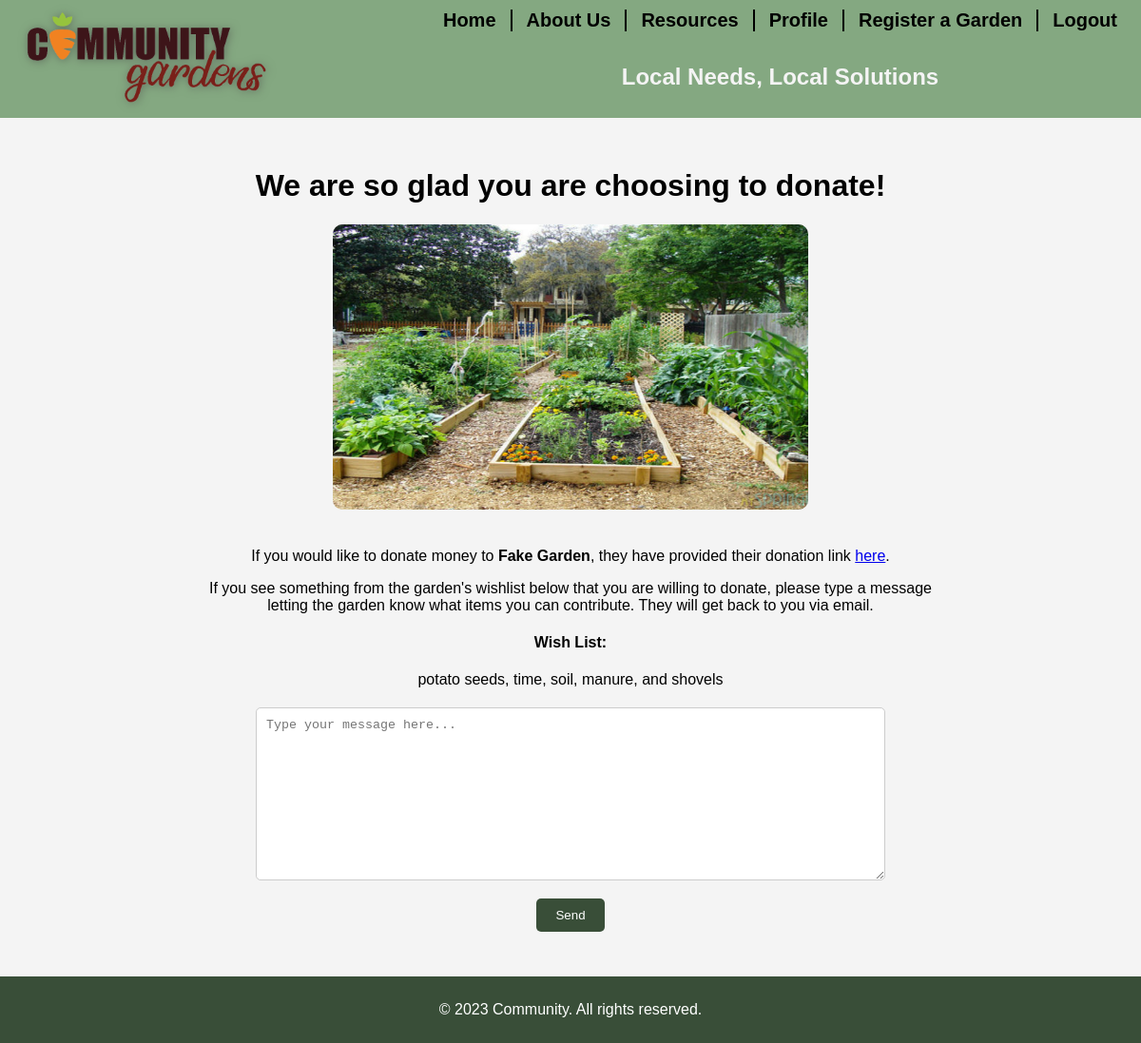
The page /donate/Fake Garden (signed in) on the database its author committed.
### community_garden/models.py (models this page shows, shortened)
class Garden(db.Model):
    id                 = db.Column( db.Integer (            ), primary_key=True                        )
    name               = db.Column( db.String  ( length=50  ), nullable=False                          )
    street_address     = db.Column( db.String  ( length=70  ), nullable=False,           unique=True   )
    city               = db.Column( db.String  ( length=35  ), nullable=False                          )
    state              = db.Column( db.String  ( length=2   )                                          )
    zip_code           = db.Column( db.String  ( length=5   )                                          )
    hours_of_operation = db.Column( db.String  ( length=70  ), nullable=False                          )
    wish_list          = db.Column( db.String  ( length=200 )                                          )
    description        = db.Column( db.String  ( length=500 ), unique=True                             )
    donation_link      = db.Column( db.String  ( length=500 ))
    admin_id           = db.Column( db.Integer (            ), db.ForeignKey('user.id'), nullable=False)  # Foreign key to User
    photo              = db.Column( db.String  ( length=100 ), nullable=False,           unique=True   )
    latitude           = db.Column( db.Float (            ))
    longitude          = db.Column( db.Float (            ))
    volunteers = db.Relationship('User', secondary=user_garden_volunteer, viewonly=True)

### community_garden/routes.py (the view)
@app.route('/donate/<garden>', methods=['GET', 'POST'])
@login_required
def donation_page(garden):
    current_garden = Garden.query.filter_by(name = garden).first()
    form = DonationForm()
    if form.validate_on_submit():
        print(form.message.data)
    return render_template('donate.html', form = form, garden = current_garden)

### community_garden/forms.py
class DonationForm( FlaskForm ):
    message =   TextAreaField( label="message", validators=[Length(max=800)])
    submit = SubmitField( label="Send")

### community_garden/models.py (called while the page is built)
@login_manager.user_loader
def load_user(user_id):
    return User.query.get(int(user_id))

### community_garden/templates/donate.html (shortened to what this page needs)
{% extends 'base.html' %}
{% block style %}
    {{super()}}
    <link rel="stylesheet" href="{{url_for('static', filename='css/donation_page.css')}}">
{% endblock %}
{% block content %}
    <div class="donation-container">
        <h1>We are so glad you are choosing to donate!</h1>
        <img src="../static/img/{{ garden.photo }}" alt="{{ garden.name }} Photo" class="garden-photo">
        <p>
            If you would like to donate money to <strong>{{ garden.name }}</strong>, they have provided their donation link
            <a href="{{ garden.donation_link }}" target="_blank" rel="noopener noreferrer">here</a>.
        </p>
        <p>
            If you see something from the garden's wishlist below that you are willing to donate, please type a message
            letting the garden know what items you can contribute. They will get back to you via email.
        </p>
        <h4>Wish List:</h4>
        <p>{{ garden.wish_list }}</p>
        <form method="POST" class="donation-form">
            <div class="form-group">
                {{ form.message(class="form-control", placeholder="Type your message here...") }}
            </div>
            <div class="form-group">
                {{ form.submit(class="btn btn-primary") }}
            </div>
        </form>
    </div>
{% endblock %}

### community_garden/static/css/base.css (style rules this page uses)
body { font-family: Arial, sans-serif; margin: 0; padding: 0; display: flex; flex-direction: column; align-items: center; background-color: #f4f4f4; min-height: 100vh; }

### community_garden/static/css/donation_page.css (style rules this page uses)
.donation-container { max-width: 800px; margin: 0 auto; padding: 20px; text-align: center; }
.garden-photo { width: 500px; height: 300px; object-fit: cover; border-radius: 10px; margin-bottom: 20px; }
.donation-form { margin-top: 20px; }
.form-group { margin-bottom: 15px; }
.form-control { margin-left: 0; width: 80%; height: 20vh; padding: 10px; border: 1px solid #ccc; border-radius: 5px; }
.btn { padding: 10px 20px; background-color: #394e38; color: white; border: none; border-radius: 5px; cursor: pointer; }

### rows shown on the page
Garden: photo (picture), name "Fake Garden", wish_list "potato seeds, time, soil, manure, and shovels"
